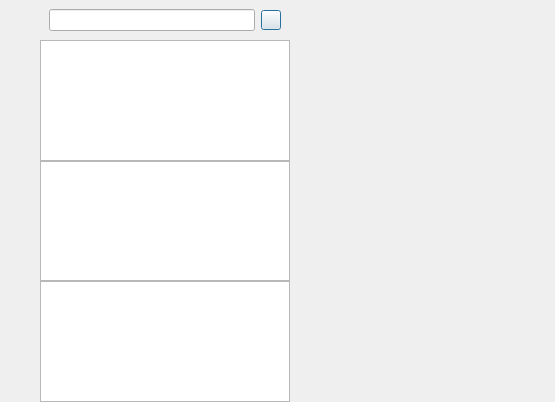
<?xml version="1.0" encoding="UTF-8"?>
<ui version="4.0">
 <class>chat_dialog</class>
 <widget class="QDialog" name="chat_dialog">
  <property name="geometry">
   <rect>
    <x>0</x>
    <y>0</y>
    <width>555</width>
    <height>402</height>
   </rect>
  </property>
  <property name="maximumSize">
   <size>
    <width>16677215</width>
    <height>16777215</height>
   </size>
  </property>
  <property name="windowTitle">
   <string>Dialog</string>
  </property>
  <layout class="QHBoxLayout" name="horizontalLayout">
   <property name="spacing">
    <number>0</number>
   </property>
   <property name="leftMargin">
    <number>0</number>
   </property>
   <property name="topMargin">
    <number>0</number>
   </property>
   <property name="rightMargin">
    <number>0</number>
   </property>
   <property name="bottomMargin">
    <number>0</number>
   </property>
   <item>
    <widget class="QWidget" name="side_bar" native="true">
     <property name="sizePolicy">
      <sizepolicy hsizetype="Fixed" vsizetype="Expanding">
       <horstretch>0</horstretch>
       <verstretch>0</verstretch>
      </sizepolicy>
     </property>
     <property name="minimumSize">
      <size>
       <width>40</width>
       <height>0</height>
      </size>
     </property>
     <property name="maximumSize">
      <size>
       <width>40</width>
       <height>16777215</height>
      </size>
     </property>
     <layout class="QVBoxLayout" name="verticalLayout">
      <property name="leftMargin">
       <number>0</number>
      </property>
      <property name="topMargin">
       <number>10</number>
      </property>
      <property name="rightMargin">
       <number>0</number>
      </property>
      <property name="bottomMargin">
       <number>0</number>
      </property>
      <item>
       <widget class="QWidget" name="widget" native="true">
        <property name="layoutDirection">
         <enum>Qt::LeftToRight</enum>
        </property>
        <layout class="QGridLayout" name="gridLayout">
         <property name="leftMargin">
          <number>0</number>
         </property>
         <property name="topMargin">
          <number>0</number>
         </property>
         <property name="rightMargin">
          <number>0</number>
         </property>
         <property name="bottomMargin">
          <number>0</number>
         </property>
         <item row="2" column="0">
          <widget class="QLabel" name="side_head_lb">
           <property name="minimumSize">
            <size>
             <width>30</width>
             <height>30</height>
            </size>
           </property>
           <property name="maximumSize">
            <size>
             <width>30</width>
             <height>30</height>
            </size>
           </property>
           <property name="text">
            <string/>
           </property>
          </widget>
         </item>
         <item row="4" column="0">
          <widget class="StateWidget" name="side_contact_lb" native="true">
           <property name="minimumSize">
            <size>
             <width>30</width>
             <height>30</height>
            </size>
           </property>
           <property name="maximumSize">
            <size>
             <width>30</width>
             <height>30</height>
            </size>
           </property>
          </widget>
         </item>
         <item row="3" column="0">
          <widget class="StateWidget" name="side_chat_lb" native="true">
           <property name="minimumSize">
            <size>
             <width>30</width>
             <height>30</height>
            </size>
           </property>
           <property name="maximumSize">
            <size>
             <width>20</width>
             <height>20</height>
            </size>
           </property>
          </widget>
         </item>
        </layout>
       </widget>
      </item>
      <item>
       <spacer name="verticalSpacer">
        <property name="orientation">
         <enum>Qt::Vertical</enum>
        </property>
        <property name="sizeHint" stdset="0">
         <size>
          <width>20</width>
          <height>40</height>
         </size>
        </property>
       </spacer>
      </item>
     </layout>
    </widget>
   </item>
   <item>
    <widget class="QWidget" name="chat_user_wid" native="true">
     <property name="sizePolicy">
      <sizepolicy hsizetype="Preferred" vsizetype="Expanding">
       <horstretch>0</horstretch>
       <verstretch>0</verstretch>
      </sizepolicy>
     </property>
     <property name="minimumSize">
      <size>
       <width>250</width>
       <height>0</height>
      </size>
     </property>
     <property name="maximumSize">
      <size>
       <width>250</width>
       <height>16777215</height>
      </size>
     </property>
     <layout class="QVBoxLayout" name="verticalLayout_2">
      <property name="spacing">
       <number>0</number>
      </property>
      <property name="leftMargin">
       <number>0</number>
      </property>
      <property name="topMargin">
       <number>0</number>
      </property>
      <property name="rightMargin">
       <number>0</number>
      </property>
      <property name="bottomMargin">
       <number>0</number>
      </property>
      <item>
       <widget class="QWidget" name="seaech_wid" native="true">
        <property name="minimumSize">
         <size>
          <width>0</width>
          <height>40</height>
         </size>
        </property>
        <property name="maximumSize">
         <size>
          <width>16777215</width>
          <height>40</height>
         </size>
        </property>
        <layout class="QHBoxLayout" name="horizontalLayout_2">
         <item>
          <widget class="QLineEdit" name="search_edit"/>
         </item>
         <item>
          <widget class="QPushButton" name="add_but">
           <property name="sizePolicy">
            <sizepolicy hsizetype="Fixed" vsizetype="Fixed">
             <horstretch>0</horstretch>
             <verstretch>0</verstretch>
            </sizepolicy>
           </property>
           <property name="minimumSize">
            <size>
             <width>20</width>
             <height>20</height>
            </size>
           </property>
           <property name="maximumSize">
            <size>
             <width>20</width>
             <height>20</height>
            </size>
           </property>
           <property name="text">
            <string/>
           </property>
           <property name="iconSize">
            <size>
             <width>5</width>
             <height>5</height>
            </size>
           </property>
           <property name="autoDefault">
            <bool>true</bool>
           </property>
          </widget>
         </item>
        </layout>
       </widget>
      </item>
      <item>
       <widget class="ChatUserList" name="chat_user_list"/>
      </item>
      <item>
       <widget class="SearchList" name="search_list"/>
      </item>
      <item>
       <widget class="QListWidget" name="con_user_list"/>
      </item>
     </layout>
    </widget>
   </item>
   <item>
    <widget class="QStackedWidget" name="stackedWidget">
     <widget class="ChatPage" name="chat_page"/>
     <widget class="QWidget" name="friend_apply_page"/>
     <widget class="QWidget" name="page"/>
    </widget>
   </item>
  </layout>
 </widget>
 <customwidgets>
  <customwidget>
   <class>ChatUserList</class>
   <extends>QListWidget</extends>
   <header location="global">chatuserlist.h</header>
  </customwidget>
  <customwidget>
   <class>ChatPage</class>
   <extends>QWidget</extends>
   <header>chatpage.h</header>
   <container>1</container>
  </customwidget>
  <customwidget>
   <class>StateWidget</class>
   <extends>QWidget</extends>
   <header location="global">statewidget.h</header>
   <container>1</container>
  </customwidget>
  <customwidget>
   <class>SearchList</class>
   <extends>QListWidget</extends>
   <header location="global">searchlist.h</header>
  </customwidget>
 </customwidgets>
 <resources/>
 <connections/>
</ui>
